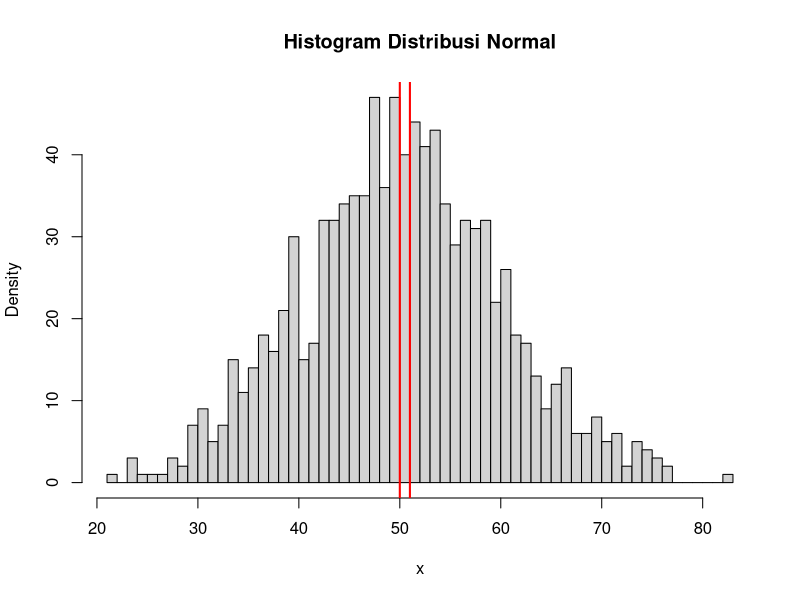
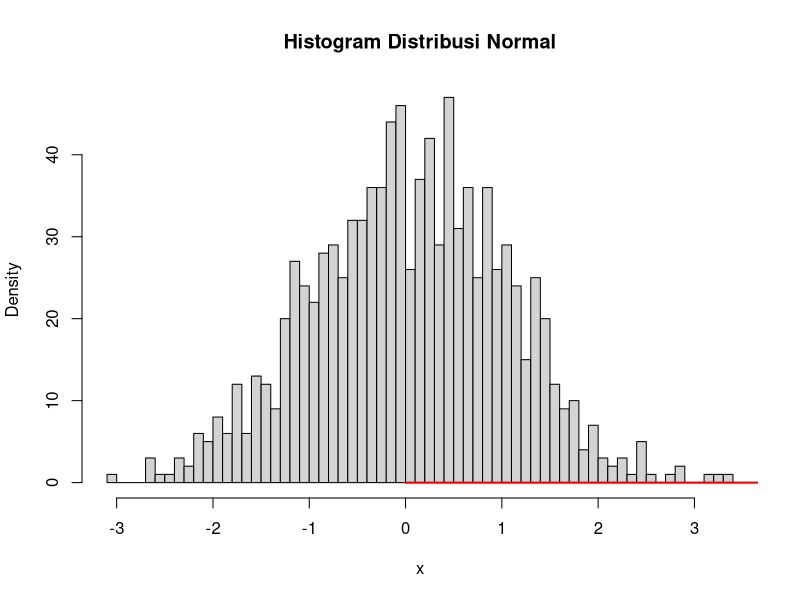

Recreate these plots in R, in order. (Note: this script raises an error after producing the figures.)
#4
mean_normal <- 45
sd_normal <- 5

x_normal <- seq(0, 90, 0.1)
y_normal <- dnorm(x_normal, mean_normal, sd_normal)

#4a
x1 <- 5
x2 <- 6

p_normal <- pnorm(x2, mean_normal, sd_normal) - pnorm(x1, mean_normal, sd_normal)
p_normal

z_x1 <- (x1 - mean_normal) / sd_normal
z_x1

z_x2 <- (x2 - mean_normal) / sd_normal
z_x2

set.seed(123)
data_acak <- rnorm(1000, mean = 50, sd = 10)
x1 <- floor(mean(data_acak))
x2 <- ceiling(mean(data_acak))

hist(data_acak, breaks = 50, main = "Histogram Distribusi Normal", xlab = "x", ylab = "Density")
abline(v = x1, col = "red", lwd = 2)
abline(v = x2, col = "red", lwd = 2)

#4b
x = rnorm(1000)
hist(x, breaks = 50, main = "Histogram Distribusi Normal", xlab = "x", ylab = "Density")
lines(x_normal, y_normal, col = "red", lwd = 2)

#4c
var_normal <- var(data_normal)
var_normal